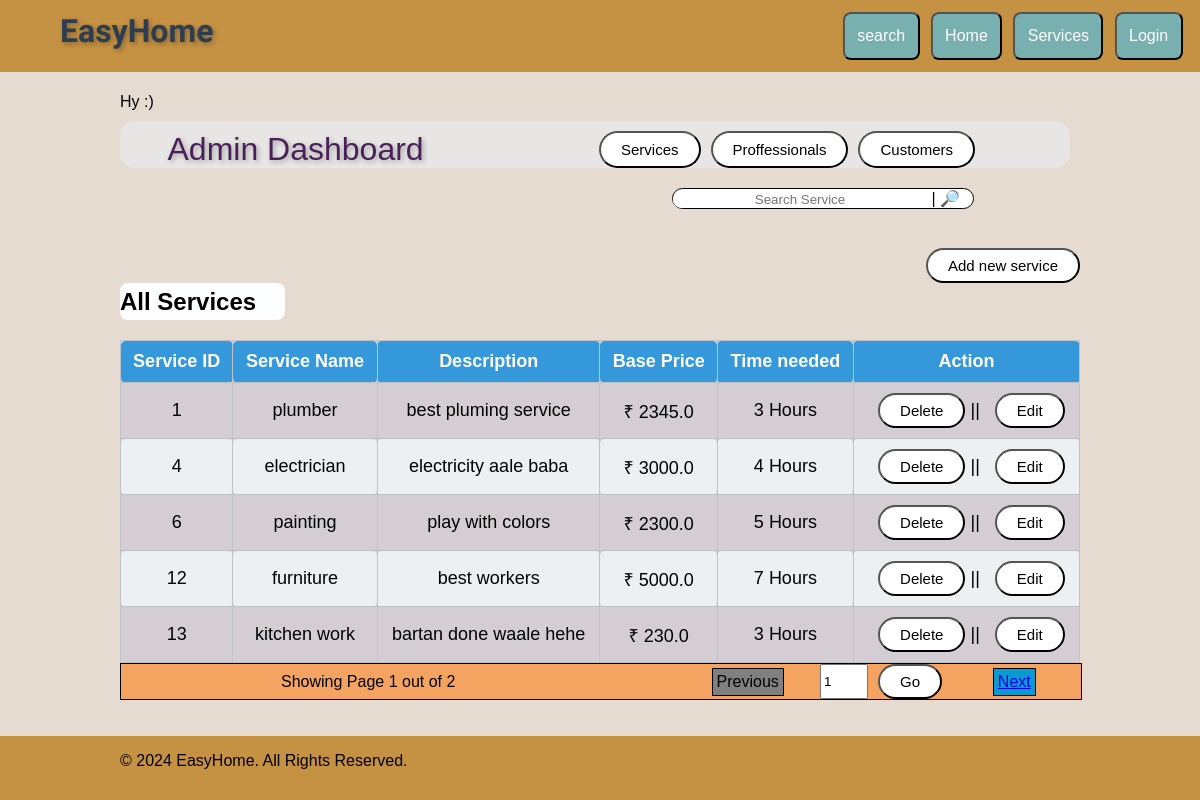
The app's page /admin_service (signed in), older data.
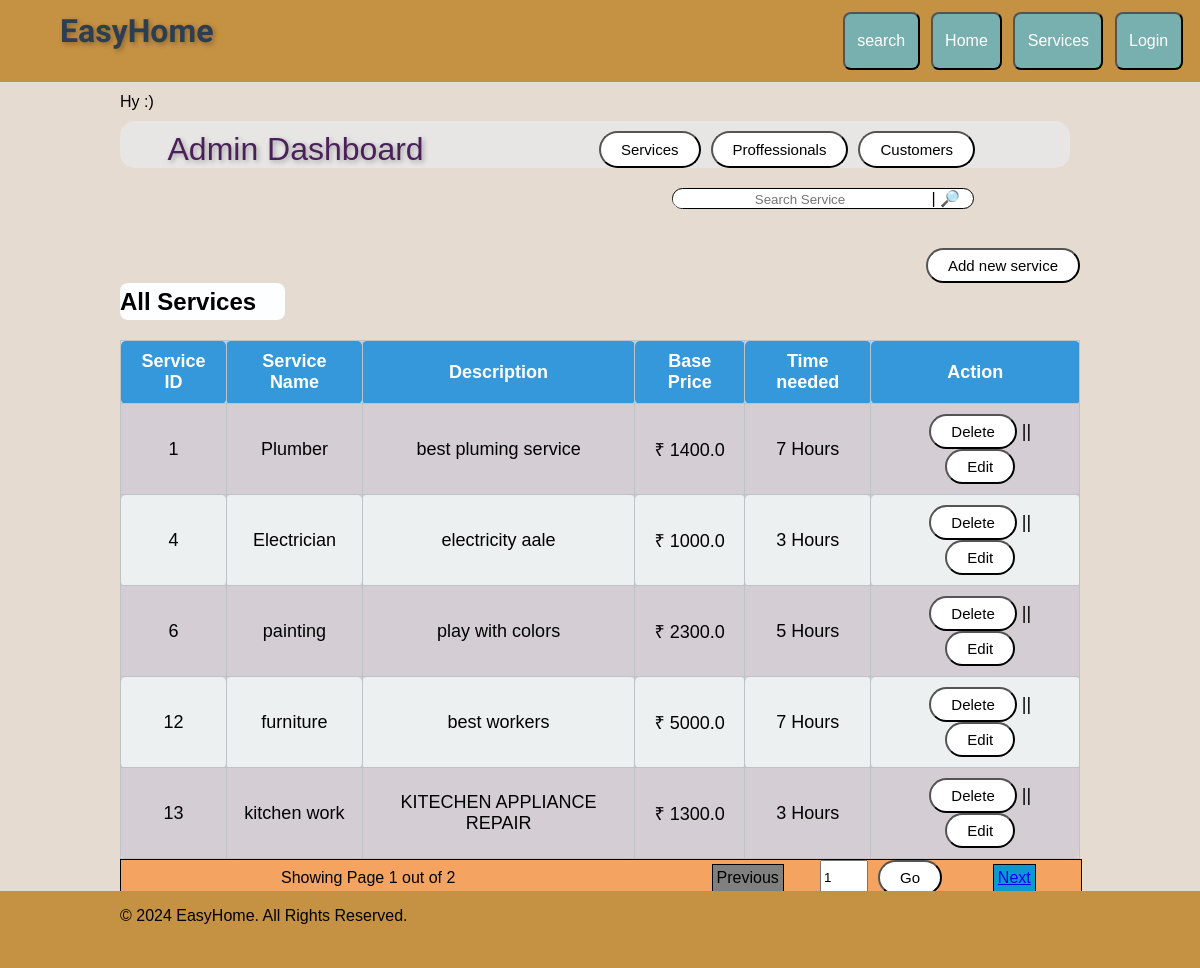
The same page, newer data.
### app.py (models this page shows, shortened)
class Services(db.Model):
    service_id= db.Column(db.Integer, primary_key = True)
    service_name= db.Column(db.String(50)  )
    service_desc= db.Column(db.String(200) )
    service_b_price= db.Column(db.Float() ,nullable= False)
    time_required =db.Column(db.String,  nullable=False)

### app.py (the view, shortened to what this page needs)
@app.route("/admin_service", methods=['POST', 'GET'])
@admin_only
def service():
    per_page= 5
    page= request.args.get('page',1,int)
    query = request.args.get('word')
    if query:
        serv = Services.query.filter(or_ (Services.service_name.like(f'%{query}%'), Services.service_desc.like(f'%{query}%'), Services.service_id.like(f'%{query}%'))).paginate(page= page, per_page=per_page)
    else:serv=Services.query.paginate(page= page, per_page=per_page)
    del1= None
    edit1 =None
    if request.method == 'POST':
        del1= request.form.get("del")
        edit1=request.form.get("edit1")
    if edit1:
        service1= Services.query.get(edit1)
        if service1:
            flag2=service1.service_id
            return redirect(f"/admin_service/{flag2}" )
    return render_template("admin_service.html",serv=serv )

### app.py (called while the page is built)
def admin_only(f):
    @wraps(f)
    def admin1(*args, **kwargs):
        if session :
            user =session.get('type1')
            if user == 'admin':
                flash('You need to be logged in as an admin to access this page.', 'warning')
                return f(*args, **kwargs)
            else: return redirect('/dashboard')
        else: return redirect('/login')
    return admin1

### templates/admin_service.html (shortened to what this page needs)
{% extends "admin.html" %}
{% block admin %}
<div class="panel">
<div class="flex_button panel">
    <div style="width: 300px; margin-left: 30px;" class="searchbar flex_button" >
        <form action="/admin_service" >
            <input style="width: 250px;" margin: 0;" id="searchbox" name="word" value="{{request.args.get('word', '')}}"  required  placeholder="Search Service">
            | <button  style="all: initial;" id='search_button' type="submit">🔎</button>
        </form>
    </div>
</div>
<div  class="button_end" >
    <button  onclick="location.href='/admin_service/add';">
        Add new service
    </button>
</div>
<div class="table_lebel">
    All Services
</div>
<table>
    <thead>
        <tr>
            <th>Service ID</th>
            <th>Service Name</th>
            <th>Description</th>
            <th>Base Price</th>
            <th>Time needed</th>
            <th>Action</th>
        </tr>
    </thead>
    <tbody>
    {% for service in serv %}
    <tr>
      <td> {{service.service_id}}</td>
      <td> {{service.service_name}}</td>
      <td> {{service.service_desc}}</td>
      <td> ₹ {{service.service_b_price}}</td>
      <td> {{service.time_required}} Hours</td>
      <td><form action="/admin_service" method="POST">
        <button name="del" value="{{service.service_id}}" type="submit">Delete</button> ||
      <form action="/admin_service" method="POST">
        <button name="edit1" value="{{service.service_id}}" type="submit">Edit</button></td>
       </tr>
{% endfor %}
    </tbody>
</table>
<div class="paginator">
  <div style="justify-content: flex-start; align-items: center;">
     Showing Page {{serv.page}} out of {{serv.pages}}
  </div>
  <div style="justify-content: flex-start;" >
  <div style="justify-content: flex-start;">
      {% if serv.has_prev %}
          <a  id="active_pgntr" href="{{ url_for('service', page=serv.prev_num) }}" >Previous</a>
      {% else %}
          <a>Previous</a>
      {% endif %}
  </div>
  <div style=" justify-content: center;">
  <form style="display:flex;" action="{{ url_for('service')}}">
      <input style="width:40px;" id="page_a" name='page' value="{{serv.page}}">
      <button type="submit"> Go </button>
  </form>
  </div>
  <div style="justify-content: flex-end;">
  {% if serv.has_next %}
      <a id="active_pgntr" href="{{ url_for('service', page=serv.next_num) }}">Next</a>
  {% else %}
      <a >Next</a>
  {% endif %}
  </div>
  </div>
</div>
</body>
</html>
{% endblock %}

Row changes from the older to the newer data that the page shows:
changed Services "best pluming service": service_name "plumber" → "Plumber"; service_b_price "2345.0" → "1400.0"; time_required "3" → "7"
changed Services id 4: service_name "electrician" → "Electrician"; service_desc "electricity aale baba" → "electricity aale"; service_b_price "3000.0" → "1000.0"; time_required "4" → "3"
changed Services "kitchen work": service_desc "bartan done waale hehe" → "KITECHEN APPLIANCE REPAIR"; service_b_price "230.0" → "1300.0"
